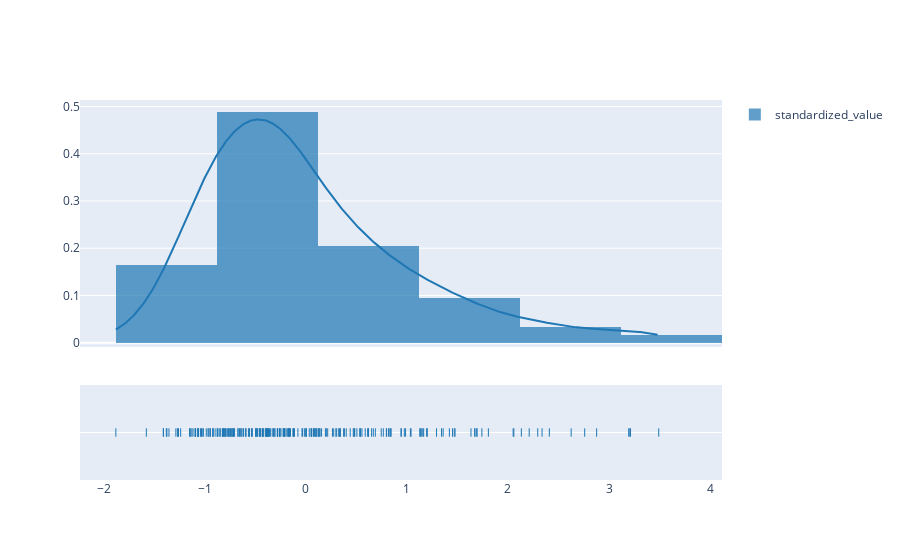

This figure's notebook cell:
### Code cell
# after scaling
fig = ff.create_distplot([standardized_value],group_labels=['standardized_value'])
fig

### Figure 1 — Plotly figure (JSON) as saved in the notebook; plotly's stock layout.template omitted (floating-point values rounded to 4 significant figures; data arrays with more than 128 entries replaced by an {"elided": "..."} marker saying what was removed)
{"data": [{"autobinx": false, "histnorm": "probability density", "legendgroup": "standardized_value", "marker": {"color": "rgb(31, 119, 180)"}, "name": "standardized_value", "opacity": 0.7, "type": "histogram", "x": {"elided": "244 float values"}, "xaxis": "x", "xbins": {"end": 3.492, "size": 1, "start": -1.882}, "yaxis": "y"}, {"legendgroup": "standardized_value", "marker": {"color": "rgb(31, 119, 180)"}, "mode": "lines", "name": "standardized_value", "showlegend": false, "type": "scatter", "x": {"elided": "500 float values"}, "xaxis": "x", "y": {"elided": "500 float values"}, "yaxis": "y"}, {"legendgroup": "standardized_value", "marker": {"color": "rgb(31, 119, 180)", "symbol": "line-ns-open"}, "mode": "markers", "name": "standardized_value", "showlegend": false, "type": "scatter", "x": {"elided": "244 float values"}, "xaxis": "x", "y": {"elided": "244 str values"}, "yaxis": "y2"}], "layout": {"barmode": "overlay", "hovermode": "closest", "legend": {"traceorder": "reversed"}, "xaxis": {"anchor": "y2", "domain": [0, 1], "zeroline": false}, "yaxis": {"anchor": "free", "domain": [0.35, 1], "position": 0}, "yaxis2": {"anchor": "x", "domain": [0, 0.25], "dtick": 1, "showticklabels": false}}}
